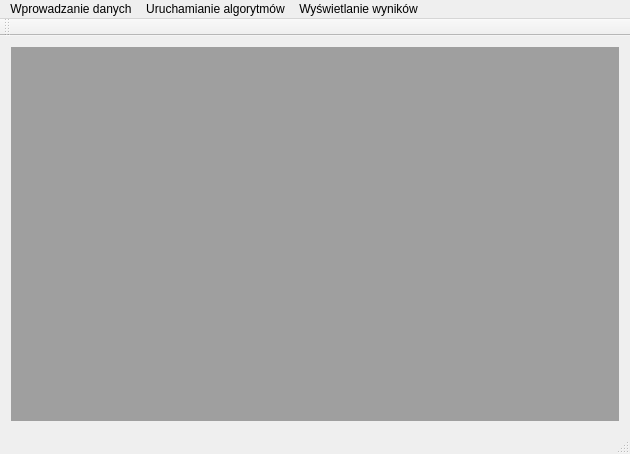
<?xml version="1.0" encoding="UTF-8"?>
<ui version="4.0">
 <class>MainWindow</class>
 <widget class="QMainWindow" name="MainWindow">
  <property name="geometry">
   <rect>
    <x>0</x>
    <y>0</y>
    <width>630</width>
    <height>454</height>
   </rect>
  </property>
  <property name="windowTitle">
   <string>MainWindow</string>
  </property>
  <widget class="QWidget" name="centralWidget">
   <layout class="QGridLayout" name="gridLayout">
    <item row="0" column="0">
     <widget class="QMdiArea" name="mdiArea"/>
    </item>
   </layout>
  </widget>
  <widget class="QMenuBar" name="menuBar">
   <property name="geometry">
    <rect>
     <x>0</x>
     <y>0</y>
     <width>630</width>
     <height>22</height>
    </rect>
   </property>
   <widget class="QMenu" name="menuWprowadzanie_danych">
    <property name="title">
     <string>Wprowadzanie danych</string>
    </property>
    <addaction name="actionManualDataInsert"/>
    <addaction name="actionDataImportFromFile"/>
    <addaction name="actionRandomDataInsert"/>
   </widget>
   <widget class="QMenu" name="menuUruchamianie_algorytm_w">
    <property name="title">
     <string>Uruchamianie algorytmów</string>
    </property>
    <addaction name="actionAlgorithmForm"/>
   </widget>
   <widget class="QMenu" name="menuWy_wietlanie_wynik_w">
    <property name="title">
     <string>Wyświetlanie wyników</string>
    </property>
    <addaction name="actionInputDataDisplay"/>
    <addaction name="actionGraphDisplay"/>
    <addaction name="actionCuboidsDisplay"/>
   </widget>
   <addaction name="menuWprowadzanie_danych"/>
   <addaction name="menuUruchamianie_algorytm_w"/>
   <addaction name="menuWy_wietlanie_wynik_w"/>
  </widget>
  <widget class="QToolBar" name="mainToolBar">
   <attribute name="toolBarArea">
    <enum>TopToolBarArea</enum>
   </attribute>
   <attribute name="toolBarBreak">
    <bool>false</bool>
   </attribute>
  </widget>
  <widget class="QStatusBar" name="statusBar"/>
  <action name="actionManualDataInsert">
   <property name="text">
    <string>Ręczne wprowadzanie danych</string>
   </property>
  </action>
  <action name="actionDataImportFromFile">
   <property name="text">
    <string>Wczytywanie danych z pliku</string>
   </property>
  </action>
  <action name="actionRandomDataInsert">
   <property name="text">
    <string>Generowanie losowych danych</string>
   </property>
  </action>
  <action name="actionAlgorithm_1">
   <property name="text">
    <string>Algorytm &quot;Jak największy w jak najmniejszym obszarze&quot; z tablicą zajętości</string>
   </property>
  </action>
  <action name="actionAlgorithm_2">
   <property name="text">
    <string>Algorytm &quot;Jak największy w jak najmniejszym obszarze&quot; bez tablicy zajętości</string>
   </property>
  </action>
  <action name="actionAlgorithm_3">
   <property name="text">
    <string>Algorytm &quot;Jak najbardziej płaski w jak najbardziej zewnętrznej części&quot;</string>
   </property>
  </action>
  <action name="actionInputDataDisplay">
   <property name="text">
    <string>Wyświetlanie wprowadzonych danych</string>
   </property>
  </action>
  <action name="actionGraphDisplay">
   <property name="text">
    <string>Wyświetlanie wyników na wykresie</string>
   </property>
  </action>
  <action name="actionCuboidsDisplay">
   <property name="text">
    <string>Wyświetlanie rozmieszczenia prostopadłościanów w obszarze</string>
   </property>
  </action>
  <action name="actionAlgorithmForm">
   <property name="text">
    <string>Uruchamianie algorytmów dla wprowadzonych serii danych</string>
   </property>
  </action>
 </widget>
 <layoutdefault spacing="6" margin="11"/>
 <resources/>
 <connections/>
</ui>
